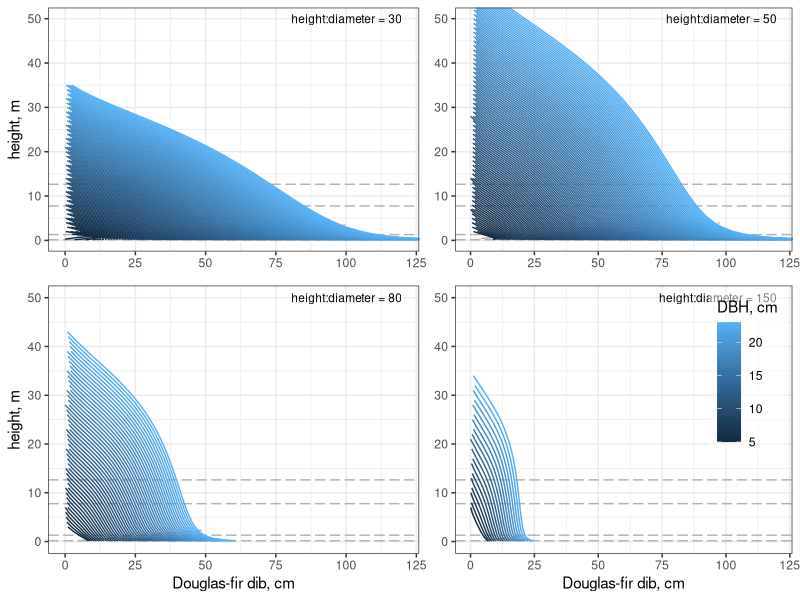
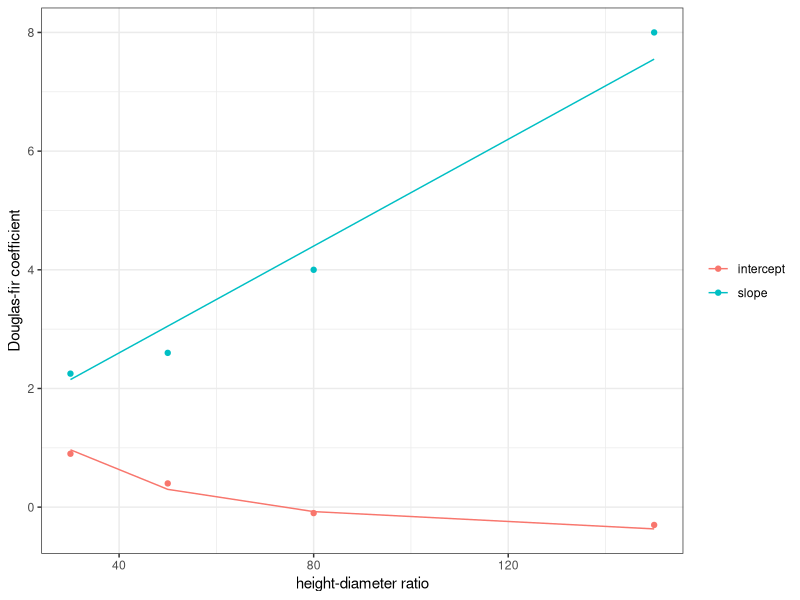
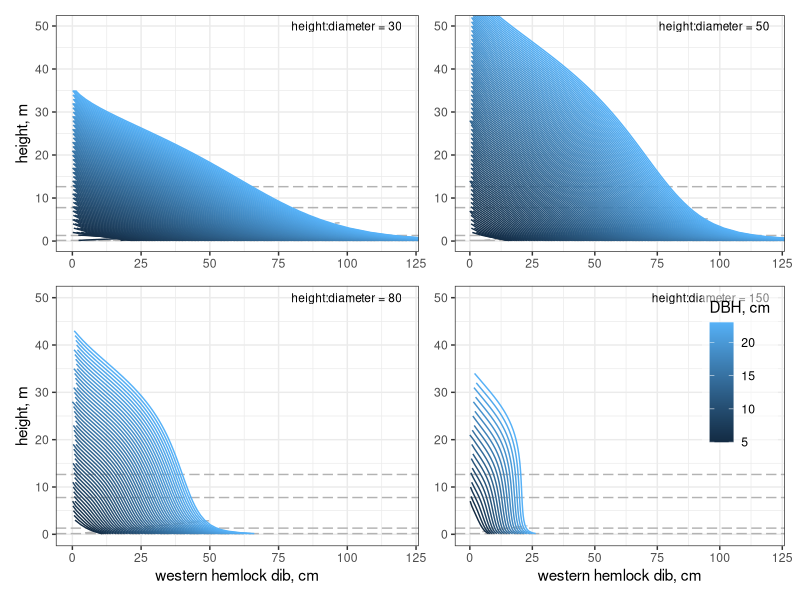
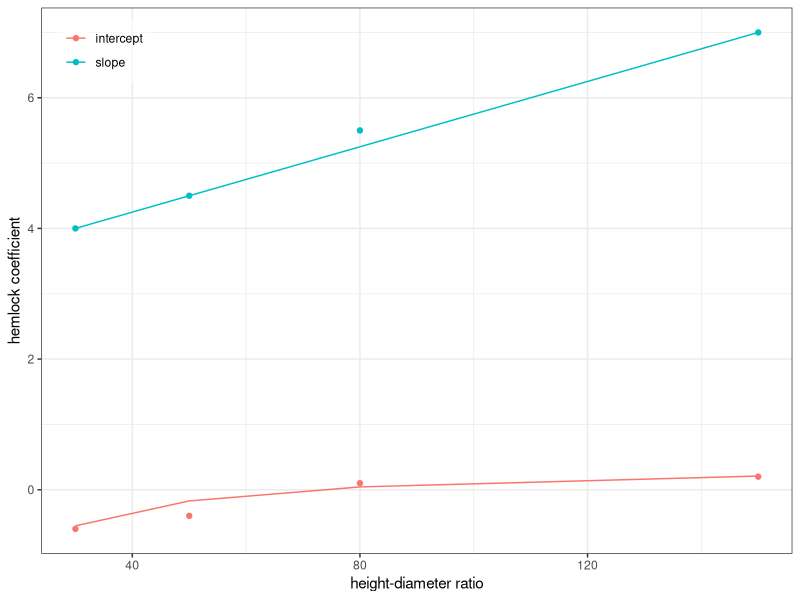

The R script that drew these images, in order:
library(dplyr)
library(ggplot2)
library(patchwork)
library(tidyr)

theme_set(theme_bw() + theme(legend.background = element_rect(fill = alpha("white", 0.5))))


## neiloid heights
# Poudel K, Temesgen H, Gray AN. 2018. Estimating upper stem diameters and volume of Douglas-fir and Western hemlock
#   trees in the Pacific northwest. Forest Ecosystems 5:16. https://doi.org/10.1186/s40663-018-0134-2
poudelDib = crossing(dbh = seq(1, 120), # cm
                     heightDiameterRatio = seq(20, 150, by = 10),
                     evaluationHeight = c(0.15, 0.30, 0.65, 1, 1.37, seq(2, 75))) %>%
  mutate(height = 0.01 * dbh * heightDiameterRatio) %>% # m
  filter(height < 27.5 + 0.375 * dbh, height < 30 + 0.25 * dbh, evaluationHeight < height) %>%
  mutate(t = evaluationHeight / height,
         k = 1.3 / height,
         oneMinusCubeRootT = 1 - t^(1/3),
         tkRatio = oneMinusCubeRootT / (1 - k^(1/3)),
         dibPsme = 1.04208 * dbh^0.99771 * height^-0.03111 * tkRatio^(0.53788 * t^4 - 1.01291 / exp(dbh / height) + 0.56813 * tkRatio^0.1 + 4.96019 / dbh + 0.04124 * height^oneMinusCubeRootT - 0.34417 * tkRatio), # cm
         dibTshe = 1.05981 * dbh^0.99433 * height^-0.01684 * tkRatio^(0.64632 * t^4 - 1.56599 / exp(dbh / height) + 0.74293 * tkRatio^0.1 + 4.75618 / dbh + 0.0389 * height^oneMinusCubeRootT - 0.19425 * tkRatio)) # cm
poudelDib %>% group_by(heightDiameterRatio) %>% summarize(dbh = max(dbh), .groups = "drop") # get DBH fitting range of plots

# Douglas-fir neiloid heights
ggplot() +
  geom_hline(yintercept = c(0.15, 1.3, 7.62 + 0.15, 12.4986 + 0.15), color = "grey70", linetype = "longdash") +
  geom_path(aes(x = 0.83 * seq(5, 120), y = pmax(-0.7 + 1/(0.02*30) + 0.01 * (0.8 + 0.045*30) * seq(5, 120), 0.15)), color = "grey70", linetype = "longdash") + # neiloid line
  geom_path(aes(x = dibPsme, y = evaluationHeight, color = dbh, group = 100 * dbh + heightDiameterRatio), poudelDib %>% filter(dbh > 4, heightDiameterRatio == 30)) +
  annotate("text", x = 120, y = 50, label = "height:diameter = 30", hjust = 1, size = 3) +
  coord_cartesian(xlim = c(0, 120), ylim = c(0, 50)) +
  labs(x = NULL, y = "height, m", color = "DBH, cm") +
  theme(legend.position = "none") +
ggplot() +
  geom_hline(yintercept = c(0.15, 1.3, 7.62 + 0.15, 12.4986 + 0.15), color = "grey70", linetype = "longdash") +
  geom_path(aes(x = 0.82 * seq(5, 119), y = pmax(-0.7 + 1/(0.02*50) + 0.01 * (0.8 + 0.045*50) * seq(5, 119), 0.15)), color = "grey70", linetype = "longdash") + # neiloid line
  geom_path(aes(x = dibPsme, y = evaluationHeight, color = dbh, group = 100 * dbh + heightDiameterRatio), poudelDib %>% filter(dbh > 4, heightDiameterRatio == 50)) +
  annotate("text", x = 120, y = 50, label = "height:diameter = 50", hjust = 1, size = 3) +
  coord_cartesian(xlim = c(0, 120), ylim = c(0, 50)) +
  labs(x = NULL, y = NULL, color = "DBH, cm") +
  theme(legend.position = "none") +
ggplot() +
  geom_hline(yintercept = c(0.15, 1.3, 7.62 + 0.15, 12.4986 + 0.15), color = "grey70", linetype = "longdash") +
  geom_path(aes(x = 0.9 * seq(5, 54), y = pmax(-0.7 + 1/(0.02*80) + 0.01 * (0.8 + 0.045*80) * seq(5, 54), 0.15)), color = "grey70", linetype = "longdash") + # neiloid line
  geom_path(aes(x = dibPsme, y = evaluationHeight, color = dbh, group = 100 * dbh + heightDiameterRatio), poudelDib %>% filter(dbh > 4, heightDiameterRatio == 80)) +
  annotate("text", x = 120, y = 50, label = "height:diameter = 80", hjust = 1, size = 3) +
  coord_cartesian(xlim = c(0, 120), ylim = c(0, 50)) +
  labs(x = "Douglas-fir dib, cm", y = "height, m", color = "DBH, cm") +
  theme(legend.position = "none") +
ggplot() +
  geom_hline(yintercept = c(0.15, 1.3, 7.62 + 0.15, 12.4986 + 0.15), color = "grey70", linetype = "longdash") +
  geom_path(aes(x = 1.0 * seq(5, 23), y = pmax(-0.7 + 1/(0.02*150) + 0.01 * (0.8 + 0.045*150) * seq(5, 23), 0.15)), color = "grey70", linetype = "longdash") + # neiloid line
  geom_path(aes(x = dibPsme, y = evaluationHeight, color = dbh, group = 100 * dbh + heightDiameterRatio), poudelDib %>% filter(dbh > 4, heightDiameterRatio == 150)) +
  annotate("text", x = 120, y = 50, label = "height:diameter = 150", hjust = 1, size = 3) +
  coord_cartesian(xlim = c(0, 120), ylim = c(0, 50)) +
  labs(x = "Douglas-fir dib, cm", y = NULL, color = "DBH, cm") +
  theme(legend.justification = c(1, 1), legend.position = c(0.98, 0.98)) +
plot_annotation(theme = theme(plot.margin = margin())) +
plot_layout(nrow = 2, ncol = 2, widths = c(1.1, 1), heights = c(1, 1.1))

psmeNeiloid = tibble(heightDiameterRatio = c(30, 50, 80, 150),
                     intercept = c(0.9, 0.4, -0.1, -0.3),
                     slope = c(2.25, 2.6, 4, 8))
ggplot(psmeNeiloid) +
  geom_path(aes(x = heightDiameterRatio, y = -0.7 + 1/(0.02*heightDiameterRatio), color = "intercept")) +
  geom_path(aes(x = heightDiameterRatio, y = 0.8 + 0.045*heightDiameterRatio, color = "slope")) +
  geom_point(aes(x = heightDiameterRatio, y = intercept, color = "intercept")) +
  geom_point(aes(x = heightDiameterRatio, y = slope, color = "slope")) +
  labs(x = "height-diameter ratio", y = "Douglas-fir coefficient", color = NULL)
  theme(legend.justification = c(0, 1), legend.position = c(0.02, 0.98))

# western hemlock neiloid heights
ggplot() +
  geom_hline(yintercept = c(0.15, 1.3, 7.62 + 0.15, 12.4986 + 0.15), color = "grey70", linetype = "longdash") +
  geom_path(aes(x = 0.81 * seq(5, 120), y = pmax(0.4 - 1/(0.035*30) + 0.01 * (3.25 + 0.025*30) * seq(5, 120), 0.15)), color = "grey70", linetype = "longdash") + # neiloid line
  #geom_path(aes(x = 0.81 * seq(5, 120), y = pmax(-0.6 + 0.01 * (4.0) * seq(5, 120), 0.15)), color = "grey70", linetype = "longdash") +
  geom_path(aes(x = dibTshe, y = evaluationHeight, color = dbh, group = 100 * dbh + heightDiameterRatio), poudelDib %>% filter(dbh > 4, heightDiameterRatio == 30)) +
  annotate("text", x = 120, y = 50, label = "height:diameter = 30", hjust = 1, size = 3) +
  coord_cartesian(xlim = c(0, 120), ylim = c(0, 50)) +
  labs(x = NULL, y = "height, m", color = "DBH, cm") +
  theme(legend.position = "none") +
ggplot() +
  geom_hline(yintercept = c(0.15, 1.3, 7.62 + 0.15, 12.4986 + 0.15), color = "grey70", linetype = "longdash") +
  geom_path(aes(x = 0.80 * seq(5, 119), y = pmax(0.4 - 1/(0.035*50) + 0.01 * (3.25 + 0.025*50) * seq(5, 119), 0.15)), color = "grey70", linetype = "longdash") + # neiloid line
  #geom_path(aes(x = 0.80 * seq(5, 119), y = pmax(-0.4 + 0.01 * (4.5) * seq(5, 119), 0.15)), color = "grey70", linetype = "longdash") +
  geom_path(aes(x = dibTshe, y = evaluationHeight, color = dbh, group = 100 * dbh + heightDiameterRatio), poudelDib %>% filter(dbh > 4, heightDiameterRatio == 50)) +
  annotate("text", x = 120, y = 50, label = "height:diameter = 50", hjust = 1, size = 3) +
  coord_cartesian(xlim = c(0, 120), ylim = c(0, 50)) +
  labs(x = NULL, y = NULL, color = "DBH, cm") +
  theme(legend.position = "none") +
ggplot() +
  geom_hline(yintercept = c(0.15, 1.3, 7.62 + 0.15, 12.4986 + 0.15), color = "grey70", linetype = "longdash") +
  geom_path(aes(x = 0.92 * seq(5, 54), y = pmax(0.4 - 1/(0.035*80) + 0.01 * (3.25 + 0.025*80) * seq(5, 54), 0.15)), color = "grey70", linetype = "longdash") + # neiloid line
  #geom_path(aes(x = 0.92 * seq(5, 54), y = pmax(0.1 + 0.01 * (5.5) * seq(5, 54), 0.15)), color = "grey70", linetype = "longdash") +
  geom_path(aes(x = dibTshe, y = evaluationHeight, color = dbh, group = 100 * dbh + heightDiameterRatio), poudelDib %>% filter(dbh > 4, heightDiameterRatio == 80)) +
  annotate("text", x = 120, y = 50, label = "height:diameter = 80", hjust = 1, size = 3) +
  coord_cartesian(xlim = c(0, 120), ylim = c(0, 50)) +
  labs(x = "western hemlock dib, cm", y = "height, m", color = "DBH, cm") +
  theme(legend.position = "none") +
ggplot() +
  geom_hline(yintercept = c(0.15, 1.3, 7.62 + 0.15, 12.4986 + 0.15), color = "grey70", linetype = "longdash") +
  geom_path(aes(x = 1.0 * seq(5, 23), y = pmax(0.4 - 1/(0.035*150) + 0.01 * (3.25 + 0.025*150) * seq(5, 23), 0.15)), color = "grey70", linetype = "longdash") + # neiloid line
  #geom_path(aes(x = 1.0 * seq(5, 23), y = pmax(0.2 + 0.01 * (7.0) * seq(5, 23), 0.15)), color = "grey70", linetype = "longdash") +
  geom_path(aes(x = dibTshe, y = evaluationHeight, color = dbh, group = 100 * dbh + heightDiameterRatio), poudelDib %>% filter(dbh > 4, heightDiameterRatio == 150)) +
  annotate("text", x = 120, y = 50, label = "height:diameter = 150", hjust = 1, size = 3) +
  coord_cartesian(xlim = c(0, 120), ylim = c(0, 50)) +
  labs(x = "western hemlock dib, cm", y = NULL, color = "DBH, cm") +
  theme(legend.justification = c(1, 1), legend.position = c(0.98, 0.98)) +
plot_layout(nrow = 2, ncol = 2, widths = c(1.1, 1), heights = c(1, 1.1))

tsheNeiloid = tibble(heightDiameterRatio = c(30, 50, 80, 150),
                     intercept = c(-0.6, -0.4, 0.1, 0.2),
                     slope = c(4.0, 4.5, 5.5, 7.0))
ggplot(tsheNeiloid) +
  geom_path(aes(x = heightDiameterRatio, y = 0.4 - 1/(0.035*heightDiameterRatio), color = "intercept")) +
  geom_path(aes(x = heightDiameterRatio, y = 3.25 + 0.025*heightDiameterRatio, color = "slope")) +
  geom_point(aes(x = heightDiameterRatio, y = intercept, color = "intercept")) +
  geom_point(aes(x = heightDiameterRatio, y = slope, color = "slope")) +
  labs(x = "height-diameter ratio", y = "hemlock coefficient", color = NULL) +
  theme(legend.justification = c(0, 1), legend.position = c(0.02, 0.98))
